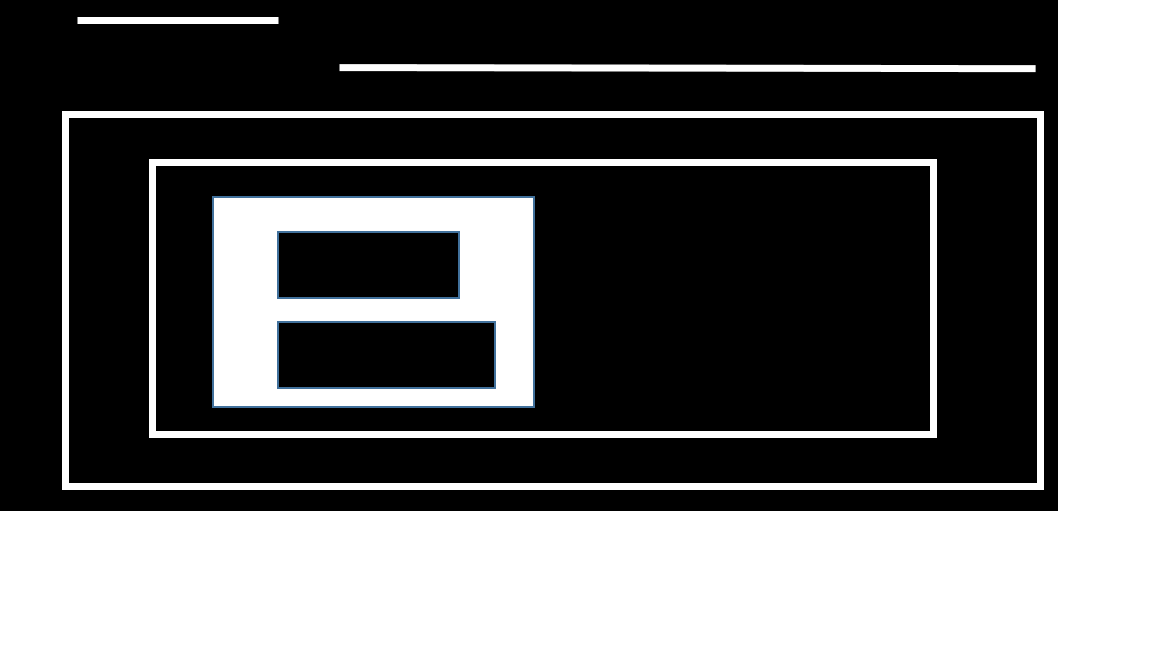
#> input picture study/images/imageHierarchy.png, 1152 x 648 px
$ python imageContours.py   (older library calls are emulated)
#> lines starting #> are read from the running program, lines starting #| are printed output that depends on the picture; after the words box and inside, x2 and y2 are one past the last pixel; in counts of white or black regions, pixels touching at a corner belong together
#-*-coding:utf-8-*-
import cv2
import numpy as np
from matplotlib import pyplot as plt
"""
# Contours
    . Object의 외형의 파악하고 인식하는데 사용됨.
    . 정확도를 위해서 Binary Image를 사용함. 적용전 threshold나 canny edge적용
    . findContours를 사용하면 원본이미지가 수정이됨.
    . 검은색 배경에서 하얀색 대상을 찾는 것과 유사함.
    . findContours(image, retrieval mode, approximation method)
        . approximation method : 외곽선을 찾아 저장하는 방법

    . drawContours(image, contours,, index, color, thickness)
        . image: 원본이미지
        . contours : 외곽선 List
        . index : contours의 index(-1이면 외곽선을 그림)
"""

img = cv2.imread('images/imageHierarchy.png')
#> img is the input picture: shape (648, 1152, 3); mean B, G, R 98.2, 97.9, 97.6
gray = cv2.cvtColor(img,cv2.COLOR_BGR2GRAY)
ret, thresh = cv2.threshold(gray,127,255,0) #binary Image
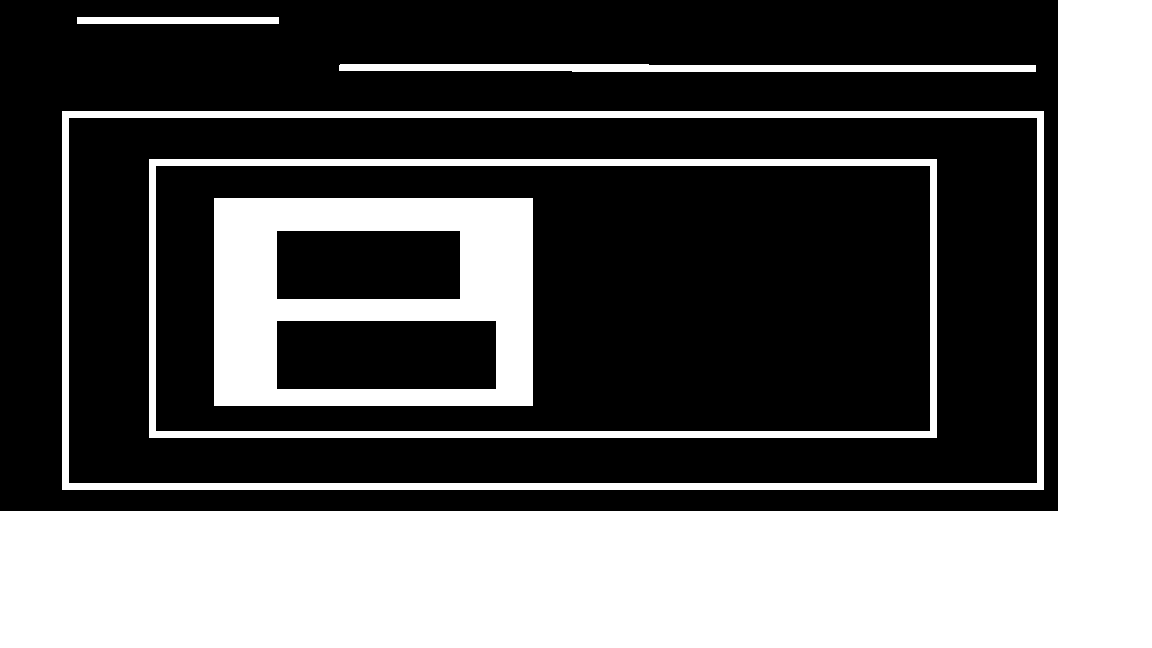
#> thresh: shape (648, 1152); 38.2% white; 6 white regions
image,contours,hierarchy = cv2.findContours(thresh,cv2.RETR_TREE,cv2.CHAIN_APPROX_NONE)
#> contours = 10 contours; largest, box (x1, y1, x2, y2) and area: (62, 111, 1044, 490) 370818, (68, 117, 1038, 484) 354652, (149, 159, 937, 438) 218786, (155, 165, 931, 432) 206148, (0, 0, 1152, 648) 204060

dst = cv2.drawContours(img, contours, -1, (0,255,0), -3)
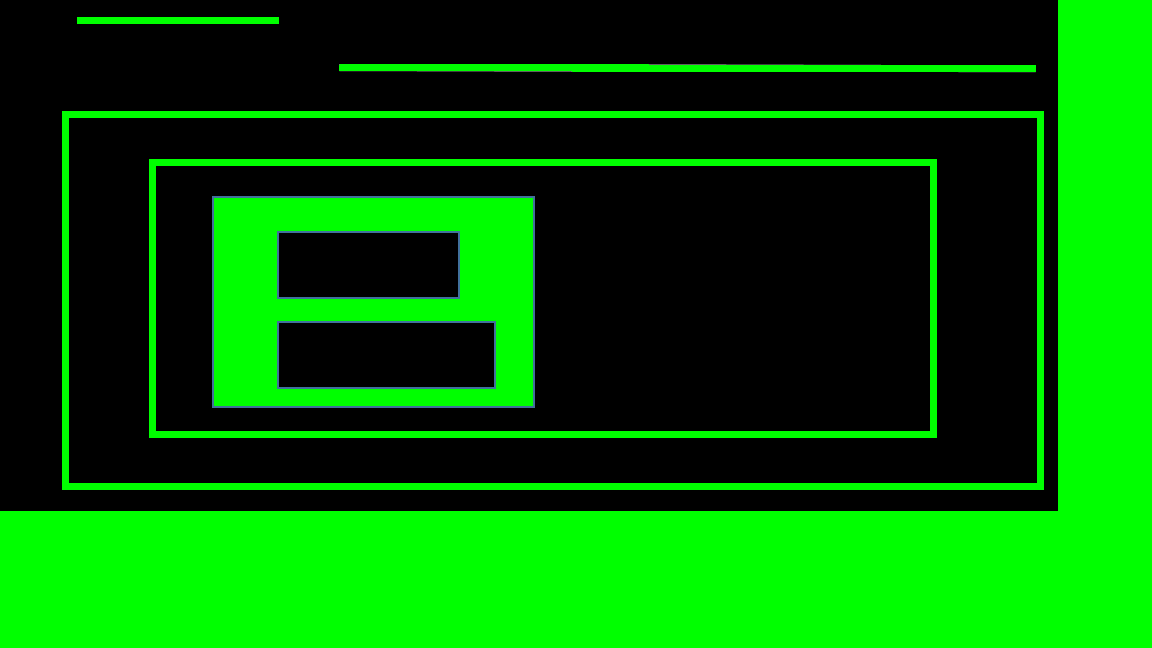
#> dst: shape (648, 1152, 3); mean B, G, R 0.9, 98, 0.4
# [16 lines of commented-out code are left out]

cv2.imshow('img',dst)
cv2.waitKey(0)
cv2.destroyAllWindows()
